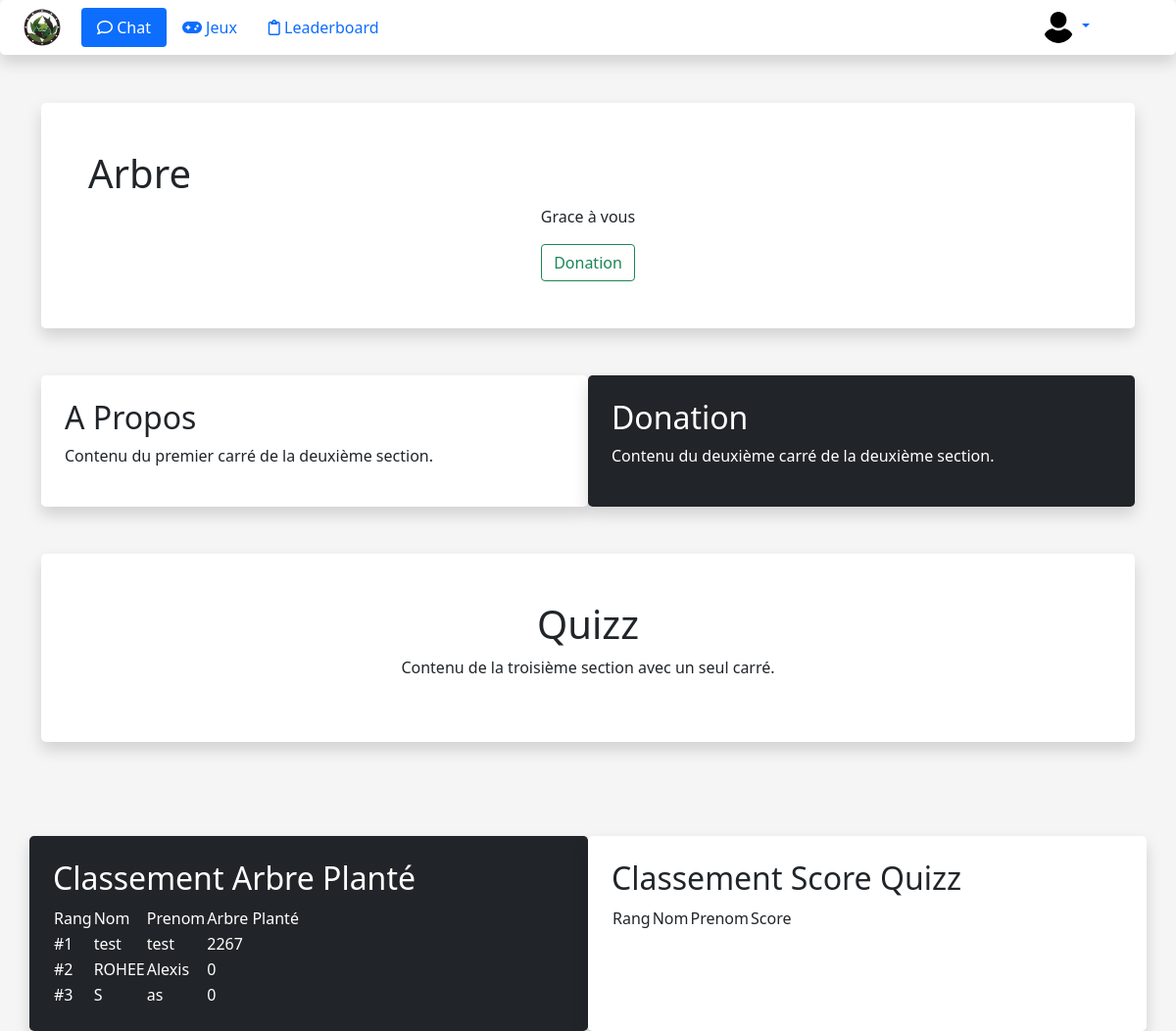
Page / (signed in) on the earlier database version.
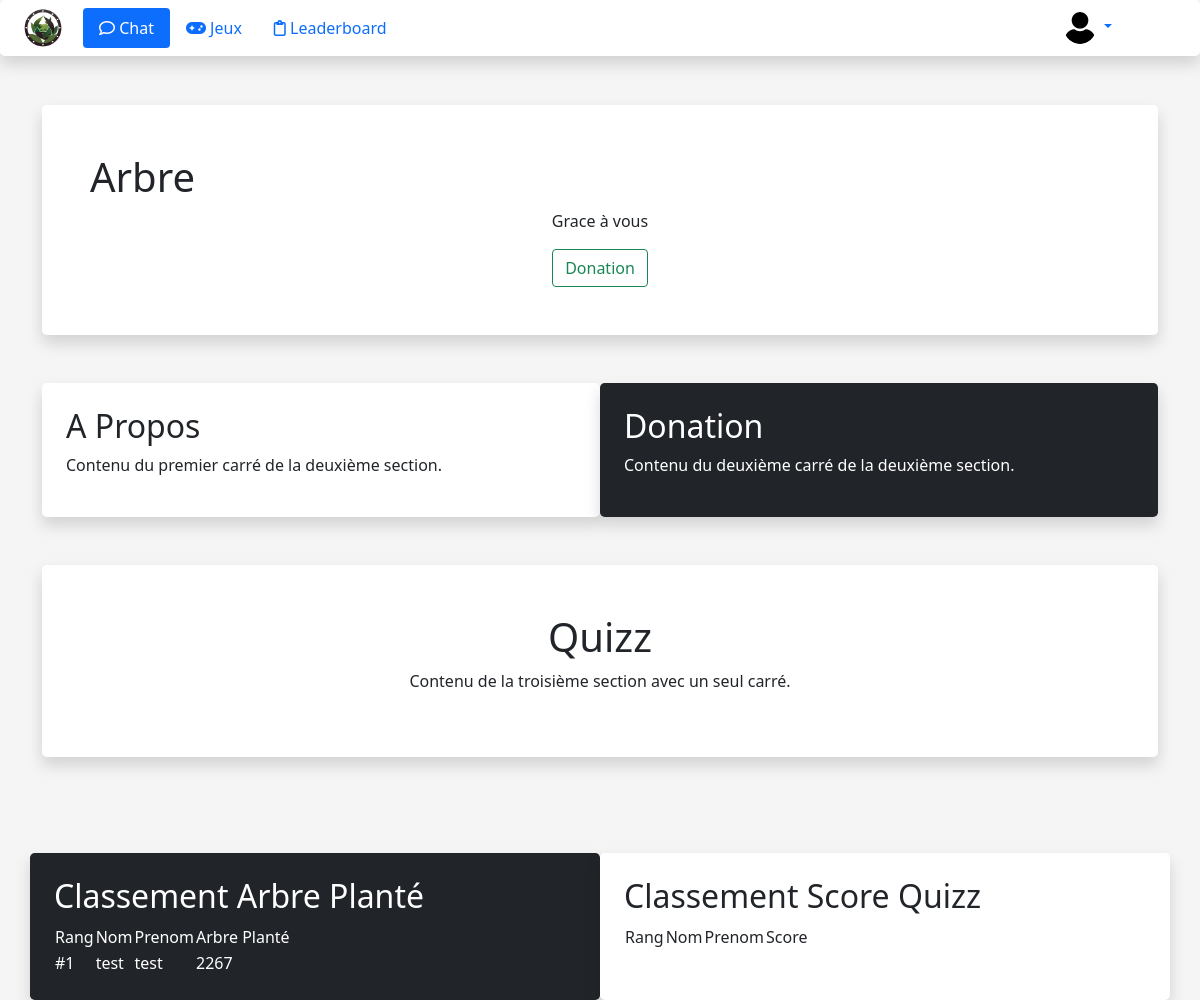
Same page on the later database version.
### tables this page shows
CREATE TABLE IF NOT EXISTS `user` (
  `id_user` int(11) NOT NULL AUTO_INCREMENT,
  `nom` varchar(55) NOT NULL,
  `prenom` varchar(55) NOT NULL,
  `mail` varchar(100) NOT NULL,
  `mdp` varchar(250) NOT NULL,
  `rue` varchar(55) NOT NULL,
  `cp` varchar(6) NOT NULL,
  `ville` varchar(55) NOT NULL,
  `pays` varchar(55) NOT NULL,
  `admin` tinyint(1) NOT NULL,
  `argent_dep` float DEFAULT NULL,
  `grade` varchar(44) DEFAULT NULL,
  PRIMARY KEY (`id_user`)
);

### php/SQLHelper.php (called while the page is built, shortened)
<?php
class SQLHelper {
    public function conbdd(): PDO
    {
        $servername = "localhost";
        $username = "root";
        $password = "";
        $bddname = "are_ecolink";
        try {
            $conn = new PDO("mysql:host=$servername;dbname=" . $bddname, $username, $password);
            $conn->setAttribute(PDO::ATTR_ERRMODE, PDO::ERRMODE_EXCEPTION);
        } catch (PDOException $e) {
            var_dump($e);
        }
        return $conn;
    }
    public function checkAdmin(int $id): bool {
        $co = new SQLHelper();
        $res = $co->conbdd()->prepare("SELECT * FROM user WHERE id_user = :id_user");
        $res->execute(['id_user'=>$id]);
        $user = $res -> fetchAll();
        foreach ($user as $client) {
            $admin = $client['admin'];
        }
        if ($admin == 1) {
            return true;
        } else {
            return false;
        }
    }
}
?>

### html/index.php (the view, shortened to what this page needs)
<!DOCTYPE html>
<html lang="en" xmlns="http://www.w3.org/1999/html">
    <head>
        <link href="https://cdn.jsdelivr.net/npm/bootstrap@5.1.3/dist/css/bootstrap.min.css" rel="stylesheet">
        <link rel="stylesheet" href="https://use.fontawesome.com/releases/v6.4.2/css/all.css" />
        <link rel="stylesheet" href="../css/styles.css"/>
        <link rel="stylesheet" href="https://cdn.datatables.net/1.13.7/css/jquery.dataTables.css" />
    </head>
    <body>
        <?php
        include '../php/SQLHelper.php';
        $co = new SQLHelper();
        if (isset($_SESSION['id_user'])) {
            $id_user = $_SESSION['id_user'];
        } else {
            $id_user = 0;
        }
        ?>
        <div class="container">
            <header class="d-flex flex-wrap align-items-center justify-content-center justify-content-md-between py-3 mb-4 border-bottom">
                <nav class="navbar fixed-top bg-white p-2 rounded-3 mx-0 shadow w-220px">
                    <ul class="nav nav-pills">
                        <li class="nav-item">
                            <a href="index.php#mettrelogo" class="d-block link-body-emphasis text-decoration-none" style="margin-right: 20px; margin-left: 15px">
                                <img height="40" width="40" src="../assets/logo.png" class="rounded-circle">
                            </a>
                        </li>
                        <li class="nav-item">
                            <a href="Chat.php" class="nav-link active "><i class="fa-regular fa-comment"></i> Chat</a>
                        </li>
                        <li class="nav-item">
                            <a href="quizz.html" class="nav-link"><i class="fa-solid fa-gamepad"></i> Jeux</a>
                        </li>
                        <li class="nav-item">
                            <a href="#" class="nav-link"><i class="fa-regular fa-clipboard"></i> Leaderboard</a>
                        </li>
                    </ul>
                    <?php if($id_user==0){
                    ?>
                        <div class="col-md-3 text-end">
                            <a role="button" class="btn btn-outline-primary me-2" href="inscription.php">Inscription</a>
                            <button type="button" class="btn btn-primary" data-bs-toggle="modal" data-bs-target="#connexion">Connexion</button>
                        </div>
                    <?php } else {
                        ?>
                        <div class="flex-shrink-0 dropdown" style="margin-right: 80px;">
                            <a href="#" class="d-block link-body-emphasis text-decoration-none dropdown-toggle" data-bs-toggle="dropdown" aria-expanded="false">
                                <img height="32" width="32" src="../assets/user.png" class="rounded-circle">
                            </a>
                                <?php
                                if ($co->checkAdmin($id_user)) {
                                    ?>
                                    <li>
                                        <a href="PanelAdmin.php" class="dropdown-item">Panel Administration</a>
                                    </li>
                                    <?php
                                }
                                ?>
                        </div>
                    <?php } ?>
                </nav>
            </header>
            <br>
            <br>
            <div class="bg-white text-dark p-5 text-center rounded-3 shadow">
                <div class="d-flex align-items-center">
                <div class="d-flex justify-content-center"> <src = asset/ARBRE2.jpg> <h1>Arbre</h1></div></div>
                <p>Grace à vous</p>
                <button type="button" class="btn btn-outline-success">Donation</button>
            </div>
            <div class="container mt-5">
                <div class="row">
                    <div class="col-md-6 bg-white text-dark p-4 rounded-3 shadow">
                        <h2>A Propos</h2>
                        <p>Contenu du premier carré de la deuxième section.</p>
                    </div>
                    <div class="col-md-6 bg-dark text-white p-4 rounded-3 shadow">
                        <h2>Donation</h2>
                        <p>Contenu du deuxième carré de la deuxième section.</p>
                    </div>
                </div>
            </div>
            <br>
            <br>
            <div class="bg-white text-dark p-5 text-center rounded-3 shadow">
                <h1>Quizz</h1>
                <p>Contenu de la troisième section avec un seul carré.</p>
            </div>
            <br>
            <br>
        </div>
        <div class="container mt-5">
            <div class="row">
                <div class="col-md-6 bg-dark text-white p-4 rounded-3 shadow">
                    <h2>Classement Arbre Planté</h2>
                    <table>
                        <thead>
                            <tr>
                                <td>Rang</td>
                                <td>Nom</td>
                                <td>Prenom</td>
                                <td>Arbre Planté</td>
                            </tr>
                        </thead>
                        <tbody>
                        <?php
                        $reponse = $co->conbdd()->query('SELECT * FROM `user` ORDER BY `argent_dep` DESC') ;
                        $donne = $reponse->fetchAll();
                        $i=1    ;
                        foreach ($donne as $element){
                        ?>
                            <tr>
                                <td><?= "#" . $i++ . " " ?></td>
                                <td><?= $element['nom'] . " " ?></td>
                                <td><?= $element['prenom'] . " " ?></td>
                                <?php
                                $res = $co->conbdd()->prepare("SELECT * FROM arbre WHERE ref_user = :user");
                                $res->execute(['user'=>$element['id_user']]);
                                $arbre = $res -> fetchAll();
                                $total = 0;
                                foreach ($arbre as $un_arbre) {
                                    $nbr_arbre = $un_arbre['nbr'];
                                    $total = $total + $nbr_arbre;
                                } ?>
                                <td><?= $total . " " ?></td>
                            </tr>
                        <?php }?>
                        </tbody>
                    </table>
                </div>
                <div class="col-md-6 bg-white text-dark p-4 rounded-3 shadow">
                    <h2>Classement Score Quizz</h2>
                    <table>
                        <thead>
                        <tr>
                            <td>Rang</td>
                            <td>Nom</td>
                            <td>Prenom</td>
                            <td>Score</td>
                        </tr>
                        </thead>
                    </table>
                </div>
            </div>
        </div>
    </body>
</html>

### css/styles.css (style rules this page uses)
body { background-color: whitesmoke; }

Differences in the rows shown:
removed user: nom "ROHEE", prenom "Alexis", total "0"
removed user: nom "S", prenom "as", total "0"
